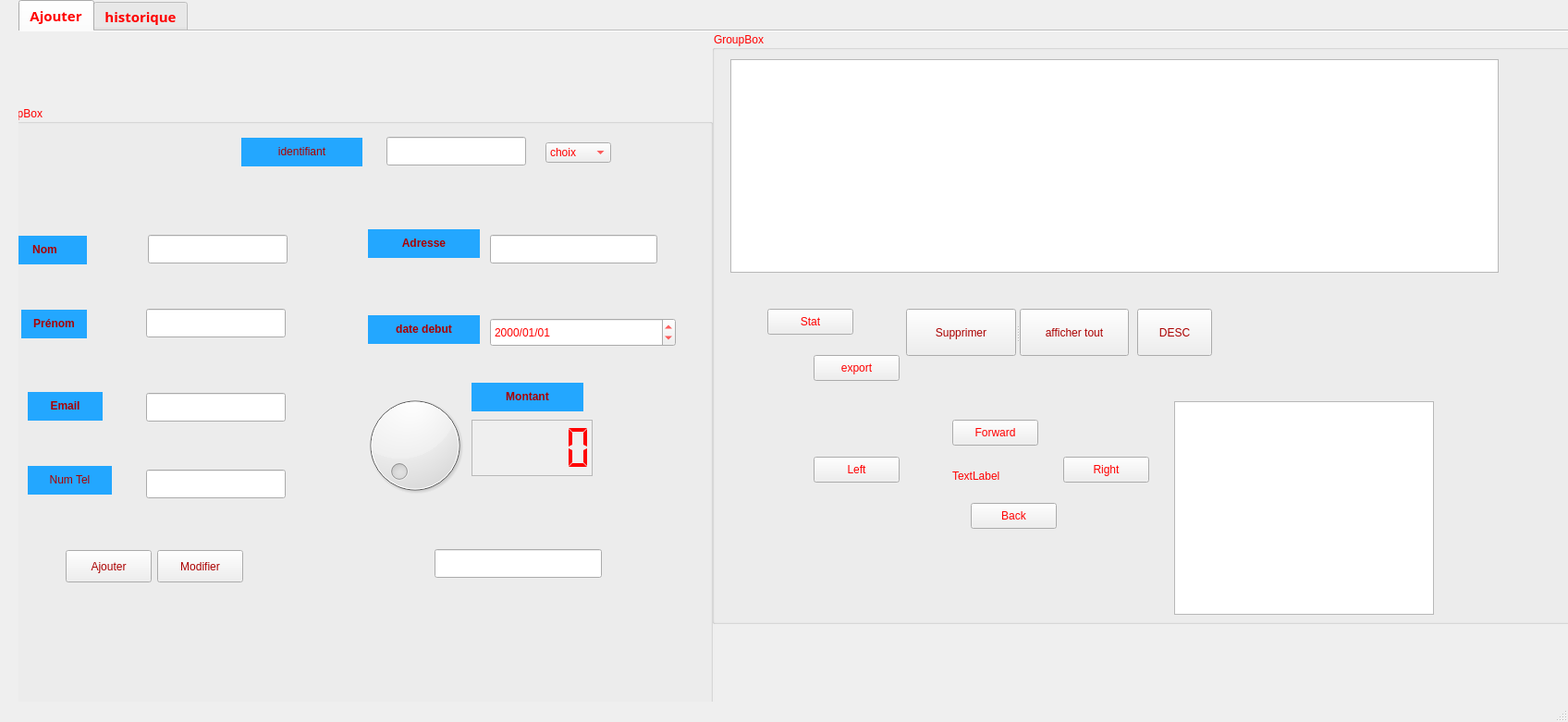
<?xml version="1.0" encoding="UTF-8"?>
<ui version="4.0">
 <class>mahdi</class>
 <widget class="QMainWindow" name="mahdi">
  <property name="geometry">
   <rect>
    <x>0</x>
    <y>0</y>
    <width>1696</width>
    <height>781</height>
   </rect>
  </property>
  <property name="windowTitle">
   <string>MainWindow</string>
  </property>
  <widget class="QWidget" name="centralwidget">
   <widget class="QTabWidget" name="tabWidget">
    <property name="enabled">
     <bool>true</bool>
    </property>
    <property name="geometry">
     <rect>
      <x>20</x>
      <y>0</y>
      <width>1851</width>
      <height>1361</height>
     </rect>
    </property>
    <property name="font">
     <font>
      <family>Arial Black</family>
      <pointsize>11</pointsize>
      <weight>75</weight>
      <bold>true</bold>
     </font>
    </property>
    <property name="cursor">
     <cursorShape>ArrowCursor</cursorShape>
    </property>
    <property name="tabletTracking">
     <bool>false</bool>
    </property>
    <property name="acceptDrops">
     <bool>false</bool>
    </property>
    <property name="accessibleName">
     <string/>
    </property>
    <property name="accessibleDescription">
     <string/>
    </property>
    <property name="autoFillBackground">
     <bool>true</bool>
    </property>
    <property name="styleSheet">
     <string notr="true">color: rgb(255, 0, 0);</string>
    </property>
    <property name="tabPosition">
     <enum>QTabWidget::North</enum>
    </property>
    <property name="currentIndex">
     <number>0</number>
    </property>
    <property name="documentMode">
     <bool>true</bool>
    </property>
    <property name="tabsClosable">
     <bool>false</bool>
    </property>
    <property name="movable">
     <bool>false</bool>
    </property>
    <property name="tabBarAutoHide">
     <bool>false</bool>
    </property>
    <widget class="QWidget" name="Ajouter">
     <attribute name="title">
      <string>Ajouter</string>
     </attribute>
     <widget class="QGroupBox" name="groupBox">
      <property name="geometry">
       <rect>
        <x>750</x>
        <y>0</y>
        <width>971</width>
        <height>641</height>
       </rect>
      </property>
      <property name="palette">
       <palette>
        <active>
         <colorrole role="WindowText">
          <brush brushstyle="SolidPattern">
           <color alpha="255">
            <red>255</red>
            <green>0</green>
            <blue>0</blue>
           </color>
          </brush>
         </colorrole>
         <colorrole role="Dark">
          <brush brushstyle="SolidPattern">
           <color alpha="255">
            <red>170</red>
            <green>0</green>
            <blue>127</blue>
           </color>
          </brush>
         </colorrole>
         <colorrole role="Text">
          <brush brushstyle="SolidPattern">
           <color alpha="255">
            <red>255</red>
            <green>0</green>
            <blue>0</blue>
           </color>
          </brush>
         </colorrole>
         <colorrole role="ButtonText">
          <brush brushstyle="SolidPattern">
           <color alpha="255">
            <red>255</red>
            <green>0</green>
            <blue>0</blue>
           </color>
          </brush>
         </colorrole>
         <colorrole role="PlaceholderText">
          <brush brushstyle="SolidPattern">
           <color alpha="128">
            <red>0</red>
            <green>0</green>
            <blue>0</blue>
           </color>
          </brush>
         </colorrole>
        </active>
        <inactive>
         <colorrole role="WindowText">
          <brush brushstyle="SolidPattern">
           <color alpha="255">
            <red>255</red>
            <green>0</green>
            <blue>0</blue>
           </color>
          </brush>
         </colorrole>
         <colorrole role="Dark">
          <brush brushstyle="SolidPattern">
           <color alpha="255">
            <red>170</red>
            <green>0</green>
            <blue>127</blue>
           </color>
          </brush>
         </colorrole>
         <colorrole role="Text">
          <brush brushstyle="SolidPattern">
           <color alpha="255">
            <red>255</red>
            <green>0</green>
            <blue>0</blue>
           </color>
          </brush>
         </colorrole>
         <colorrole role="ButtonText">
          <brush brushstyle="SolidPattern">
           <color alpha="255">
            <red>255</red>
            <green>0</green>
            <blue>0</blue>
           </color>
          </brush>
         </colorrole>
         <colorrole role="PlaceholderText">
          <brush brushstyle="SolidPattern">
           <color alpha="128">
            <red>0</red>
            <green>0</green>
            <blue>0</blue>
           </color>
          </brush>
         </colorrole>
        </inactive>
        <disabled>
         <colorrole role="WindowText">
          <brush brushstyle="SolidPattern">
           <color alpha="255">
            <red>255</red>
            <green>0</green>
            <blue>0</blue>
           </color>
          </brush>
         </colorrole>
         <colorrole role="Dark">
          <brush brushstyle="SolidPattern">
           <color alpha="255">
            <red>170</red>
            <green>0</green>
            <blue>127</blue>
           </color>
          </brush>
         </colorrole>
         <colorrole role="Text">
          <brush brushstyle="SolidPattern">
           <color alpha="255">
            <red>255</red>
            <green>0</green>
            <blue>0</blue>
           </color>
          </brush>
         </colorrole>
         <colorrole role="ButtonText">
          <brush brushstyle="SolidPattern">
           <color alpha="255">
            <red>255</red>
            <green>0</green>
            <blue>0</blue>
           </color>
          </brush>
         </colorrole>
         <colorrole role="PlaceholderText">
          <brush brushstyle="SolidPattern">
           <color alpha="128">
            <red>0</red>
            <green>0</green>
            <blue>0</blue>
           </color>
          </brush>
         </colorrole>
        </disabled>
       </palette>
      </property>
      <property name="cursor">
       <cursorShape>ArrowCursor</cursorShape>
      </property>
      <property name="mouseTracking">
       <bool>false</bool>
      </property>
      <property name="tabletTracking">
       <bool>false</bool>
      </property>
      <property name="focusPolicy">
       <enum>Qt::NoFocus</enum>
      </property>
      <property name="autoFillBackground">
       <bool>true</bool>
      </property>
      <property name="title">
       <string>GroupBox</string>
      </property>
      <property name="flat">
       <bool>true</bool>
      </property>
      <widget class="QTableView" name="tableView">
       <property name="geometry">
        <rect>
         <x>20</x>
         <y>30</y>
         <width>831</width>
         <height>231</height>
        </rect>
       </property>
      </widget>
      <widget class="QLabel" name="mahdi_5">
       <property name="geometry">
        <rect>
         <x>570</x>
         <y>230</y>
         <width>191</width>
         <height>191</height>
        </rect>
       </property>
       <property name="maximumSize">
        <size>
         <width>300</width>
         <height>300</height>
        </size>
       </property>
       <property name="accessibleName">
        <string>label_pic</string>
       </property>
       <property name="text">
        <string/>
       </property>
       <property name="pixmap">
        <pixmap>../../Downloads/273770608_654790548979311_5084922112555009750_n.png</pixmap>
       </property>
      </widget>
      <widget class="QSplitter" name="splitter">
       <property name="geometry">
        <rect>
         <x>210</x>
         <y>300</y>
         <width>241</width>
         <height>51</height>
        </rect>
       </property>
       <property name="orientation">
        <enum>Qt::Horizontal</enum>
       </property>
       <widget class="QPushButton" name="Supprimer">
        <property name="whatsThis">
         <string>&lt;html&gt;&lt;head/&gt;&lt;body&gt;&lt;p align=&quot;center&quot;&gt;&lt;span style=&quot; font-weight:600; color:#aa0000;&quot;&gt;Ajouter&lt;/span&gt;&lt;/p&gt;&lt;/body&gt;&lt;/html&gt;</string>
        </property>
        <property name="styleSheet">
         <string notr="true">font: 87 11pt &quot;Arial Black&quot;;
color: rgb(170, 0, 0);</string>
        </property>
        <property name="text">
         <string>Supprimer</string>
        </property>
       </widget>
       <widget class="QPushButton" name="afficher">
        <property name="whatsThis">
         <string>&lt;html&gt;&lt;head/&gt;&lt;body&gt;&lt;p align=&quot;center&quot;&gt;&lt;span style=&quot; font-weight:600; color:#aa0000;&quot;&gt;Ajouter&lt;/span&gt;&lt;/p&gt;&lt;/body&gt;&lt;/html&gt;</string>
        </property>
        <property name="styleSheet">
         <string notr="true">font: 87 11pt &quot;Arial Black&quot;;
color: rgb(170, 0, 0);</string>
        </property>
        <property name="text">
         <string>afficher tout</string>
        </property>
       </widget>
      </widget>
      <widget class="QPushButton" name="afficher_2">
       <property name="geometry">
        <rect>
         <x>460</x>
         <y>300</y>
         <width>81</width>
         <height>51</height>
        </rect>
       </property>
       <property name="whatsThis">
        <string>&lt;html&gt;&lt;head/&gt;&lt;body&gt;&lt;p align=&quot;center&quot;&gt;&lt;span style=&quot; font-weight:600; color:#aa0000;&quot;&gt;Ajouter&lt;/span&gt;&lt;/p&gt;&lt;/body&gt;&lt;/html&gt;</string>
       </property>
       <property name="styleSheet">
        <string notr="true">font: 87 11pt &quot;Arial Black&quot;;
color: rgb(170, 0, 0);</string>
       </property>
       <property name="text">
        <string>DESC</string>
       </property>
      </widget>
      <widget class="QPushButton" name="kodem">
       <property name="geometry">
        <rect>
         <x>260</x>
         <y>420</y>
         <width>93</width>
         <height>28</height>
        </rect>
       </property>
       <property name="text">
        <string>Forward</string>
       </property>
      </widget>
      <widget class="QPushButton" name="export_2">
       <property name="geometry">
        <rect>
         <x>110</x>
         <y>350</y>
         <width>93</width>
         <height>28</height>
        </rect>
       </property>
       <property name="text">
        <string>export</string>
       </property>
      </widget>
      <widget class="QPushButton" name="pushButton_2">
       <property name="geometry">
        <rect>
         <x>60</x>
         <y>300</y>
         <width>93</width>
         <height>28</height>
        </rect>
       </property>
       <property name="text">
        <string>Stat</string>
       </property>
      </widget>
      <widget class="QPushButton" name="isar">
       <property name="geometry">
        <rect>
         <x>110</x>
         <y>460</y>
         <width>93</width>
         <height>28</height>
        </rect>
       </property>
       <property name="text">
        <string>Left</string>
       </property>
      </widget>
      <widget class="QPushButton" name="imine">
       <property name="geometry">
        <rect>
         <x>380</x>
         <y>460</y>
         <width>93</width>
         <height>28</height>
        </rect>
       </property>
       <property name="text">
        <string>Right</string>
       </property>
      </widget>
      <widget class="QPushButton" name="lteli">
       <property name="geometry">
        <rect>
         <x>280</x>
         <y>510</y>
         <width>93</width>
         <height>28</height>
        </rect>
       </property>
       <property name="text">
        <string>Back</string>
       </property>
      </widget>
      <widget class="QLabel" name="labelee">
       <property name="geometry">
        <rect>
         <x>260</x>
         <y>460</y>
         <width>81</width>
         <height>41</height>
        </rect>
       </property>
       <property name="text">
        <string>TextLabel</string>
       </property>
      </widget>
      <widget class="QTableView" name="tablehistorique">
       <property name="geometry">
        <rect>
         <x>500</x>
         <y>400</y>
         <width>281</width>
         <height>231</height>
        </rect>
       </property>
      </widget>
     </widget>
     <widget class="QGroupBox" name="groupBox_3">
      <property name="geometry">
       <rect>
        <x>-30</x>
        <y>80</y>
        <width>781</width>
        <height>1201</height>
       </rect>
      </property>
      <property name="palette">
       <palette>
        <active>
         <colorrole role="WindowText">
          <brush brushstyle="SolidPattern">
           <color alpha="255">
            <red>255</red>
            <green>0</green>
            <blue>0</blue>
           </color>
          </brush>
         </colorrole>
         <colorrole role="Dark">
          <brush brushstyle="SolidPattern">
           <color alpha="255">
            <red>170</red>
            <green>0</green>
            <blue>127</blue>
           </color>
          </brush>
         </colorrole>
         <colorrole role="Text">
          <brush brushstyle="SolidPattern">
           <color alpha="255">
            <red>255</red>
            <green>0</green>
            <blue>0</blue>
           </color>
          </brush>
         </colorrole>
         <colorrole role="ButtonText">
          <brush brushstyle="SolidPattern">
           <color alpha="255">
            <red>255</red>
            <green>0</green>
            <blue>0</blue>
           </color>
          </brush>
         </colorrole>
         <colorrole role="PlaceholderText">
          <brush brushstyle="SolidPattern">
           <color alpha="128">
            <red>0</red>
            <green>0</green>
            <blue>0</blue>
           </color>
          </brush>
         </colorrole>
        </active>
        <inactive>
         <colorrole role="WindowText">
          <brush brushstyle="SolidPattern">
           <color alpha="255">
            <red>255</red>
            <green>0</green>
            <blue>0</blue>
           </color>
          </brush>
         </colorrole>
         <colorrole role="Dark">
          <brush brushstyle="SolidPattern">
           <color alpha="255">
            <red>170</red>
            <green>0</green>
            <blue>127</blue>
           </color>
          </brush>
         </colorrole>
         <colorrole role="Text">
          <brush brushstyle="SolidPattern">
           <color alpha="255">
            <red>255</red>
            <green>0</green>
            <blue>0</blue>
           </color>
          </brush>
         </colorrole>
         <colorrole role="ButtonText">
          <brush brushstyle="SolidPattern">
           <color alpha="255">
            <red>255</red>
            <green>0</green>
            <blue>0</blue>
           </color>
          </brush>
         </colorrole>
         <colorrole role="PlaceholderText">
          <brush brushstyle="SolidPattern">
           <color alpha="128">
            <red>0</red>
            <green>0</green>
            <blue>0</blue>
           </color>
          </brush>
         </colorrole>
        </inactive>
        <disabled>
         <colorrole role="WindowText">
          <brush brushstyle="SolidPattern">
           <color alpha="255">
            <red>255</red>
            <green>0</green>
            <blue>0</blue>
           </color>
          </brush>
         </colorrole>
         <colorrole role="Dark">
          <brush brushstyle="SolidPattern">
           <color alpha="255">
            <red>170</red>
            <green>0</green>
            <blue>127</blue>
           </color>
          </brush>
         </colorrole>
         <colorrole role="Text">
          <brush brushstyle="SolidPattern">
           <color alpha="255">
            <red>255</red>
            <green>0</green>
            <blue>0</blue>
           </color>
          </brush>
         </colorrole>
         <colorrole role="ButtonText">
          <brush brushstyle="SolidPattern">
           <color alpha="255">
            <red>255</red>
            <green>0</green>
            <blue>0</blue>
           </color>
          </brush>
         </colorrole>
         <colorrole role="PlaceholderText">
          <brush brushstyle="SolidPattern">
           <color alpha="128">
            <red>0</red>
            <green>0</green>
            <blue>0</blue>
           </color>
          </brush>
         </colorrole>
        </disabled>
       </palette>
      </property>
      <property name="cursor">
       <cursorShape>ArrowCursor</cursorShape>
      </property>
      <property name="mouseTracking">
       <bool>false</bool>
      </property>
      <property name="tabletTracking">
       <bool>false</bool>
      </property>
      <property name="focusPolicy">
       <enum>Qt::NoFocus</enum>
      </property>
      <property name="autoFillBackground">
       <bool>true</bool>
      </property>
      <property name="title">
       <string>GroupBox</string>
      </property>
      <property name="flat">
       <bool>true</bool>
      </property>
      <widget class="QDial" name="dial_2">
       <property name="geometry">
        <rect>
         <x>398</x>
         <y>307</y>
         <width>121</width>
         <height>121</height>
        </rect>
       </property>
       <property name="cursor">
        <cursorShape>ClosedHandCursor</cursorShape>
       </property>
       <property name="minimum">
        <number>0</number>
       </property>
       <property name="maximum">
        <number>10005</number>
       </property>
      </widget>
      <widget class="QDateTimeEdit" name="date_2">
       <property name="geometry">
        <rect>
         <x>540</x>
         <y>230</y>
         <width>201</width>
         <height>31</height>
        </rect>
       </property>
       <property name="whatsThis">
        <string>&lt;html&gt;&lt;head/&gt;&lt;body&gt;&lt;p align=&quot;center&quot;&gt;&lt;br/&gt;&lt;/p&gt;&lt;/body&gt;&lt;/html&gt;</string>
       </property>
       <property name="styleSheet">
        <string notr="true">font: 87 11pt &quot;Arial Black&quot;;</string>
       </property>
       <property name="displayFormat">
        <string>yyyy/MM/dd</string>
       </property>
      </widget>
      <widget class="QLabel" name="date">
       <property name="geometry">
        <rect>
         <x>408</x>
         <y>227</y>
         <width>121</width>
         <height>31</height>
        </rect>
       </property>
       <property name="tabletTracking">
        <bool>false</bool>
       </property>
       <property name="acceptDrops">
        <bool>false</bool>
       </property>
       <property name="autoFillBackground">
        <bool>false</bool>
       </property>
       <property name="styleSheet">
        <string notr="true">font: 87 11pt &quot;Arial Black&quot;;
background-color: rgb(35, 167, 255);</string>
       </property>
       <property name="text">
        <string>&lt;html&gt;&lt;head/&gt;&lt;body&gt;&lt;p align=&quot;center&quot;&gt;&lt;span style=&quot; font-weight:600; color:#aa0000;&quot;&gt;date debut&lt;/span&gt;&lt;/p&gt;&lt;/body&gt;&lt;/html&gt;</string>
       </property>
       <property name="scaledContents">
        <bool>false</bool>
       </property>
       <property name="wordWrap">
        <bool>false</bool>
       </property>
      </widget>
      <widget class="QLabel" name="label_19">
       <property name="geometry">
        <rect>
         <x>520</x>
         <y>300</y>
         <width>121</width>
         <height>31</height>
        </rect>
       </property>
       <property name="autoFillBackground">
        <bool>false</bool>
       </property>
       <property name="styleSheet">
        <string notr="true">font: 87 11pt &quot;Arial Black&quot;;
background-color: rgb(35, 167, 255);
</string>
       </property>
       <property name="text">
        <string>&lt;html&gt;&lt;head/&gt;&lt;body&gt;&lt;p align=&quot;center&quot;&gt;&lt;span style=&quot; font-weight:600; color:#aa0000;&quot;&gt;Montant&lt;/span&gt;&lt;/p&gt;&lt;/body&gt;&lt;/html&gt;</string>
       </property>
      </widget>
      <widget class="QLCDNumber" name="lcdnumber_2">
       <property name="enabled">
        <bool>true</bool>
       </property>
       <property name="geometry">
        <rect>
         <x>520</x>
         <y>340</y>
         <width>131</width>
         <height>61</height>
        </rect>
       </property>
       <property name="acceptDrops">
        <bool>true</bool>
       </property>
       <property name="autoFillBackground">
        <bool>true</bool>
       </property>
       <property name="frameShape">
        <enum>QFrame::StyledPanel</enum>
       </property>
       <property name="smallDecimalPoint">
        <bool>false</bool>
       </property>
       <property name="segmentStyle">
        <enum>QLCDNumber::Flat</enum>
       </property>
      </widget>
      <widget class="QLabel" name="label_6">
       <property name="geometry">
        <rect>
         <x>33</x>
         <y>221</y>
         <width>71</width>
         <height>31</height>
        </rect>
       </property>
       <property name="autoFillBackground">
        <bool>false</bool>
       </property>
       <property name="styleSheet">
        <string notr="true">font: 87 11pt &quot;Arial Black&quot;;
background-color: rgb(35, 167, 255);</string>
       </property>
       <property name="text">
        <string>&lt;html&gt;&lt;head/&gt;&lt;body&gt;&lt;p align=&quot;center&quot;&gt;&lt;span style=&quot; font-weight:600; color:#aa0000;&quot;&gt;Prénom&lt;/span&gt;&lt;/p&gt;&lt;/body&gt;&lt;/html&gt;</string>
       </property>
      </widget>
      <widget class="QLineEdit" name="prenom">
       <property name="geometry">
        <rect>
         <x>168</x>
         <y>220</y>
         <width>151</width>
         <height>31</height>
        </rect>
       </property>
      </widget>
      <widget class="QLabel" name="label_9">
       <property name="geometry">
        <rect>
         <x>40</x>
         <y>390</y>
         <width>91</width>
         <height>31</height>
        </rect>
       </property>
       <property name="autoFillBackground">
        <bool>false</bool>
       </property>
       <property name="styleSheet">
        <string notr="true">font: 87 11pt &quot;Arial Black&quot;;
background-color: rgb(35, 167, 255);</string>
       </property>
       <property name="text">
        <string>&lt;html&gt;&lt;head/&gt;&lt;body&gt;&lt;p align=&quot;center&quot;&gt;&lt;span style=&quot; color:#aa0000;&quot;&gt;Num Tel&lt;/span&gt;&lt;/p&gt;&lt;/body&gt;&lt;/html&gt;</string>
       </property>
      </widget>
      <widget class="QLabel" name="adresse">
       <property name="geometry">
        <rect>
         <x>408</x>
         <y>134</y>
         <width>121</width>
         <height>31</height>
        </rect>
       </property>
       <property name="autoFillBackground">
        <bool>false</bool>
       </property>
       <property name="styleSheet">
        <string notr="true">font: 87 11pt &quot;Arial Black&quot;;
background-color: rgb(35, 167, 255);
</string>
       </property>
       <property name="text">
        <string>&lt;html&gt;&lt;head/&gt;&lt;body&gt;&lt;p align=&quot;center&quot;&gt;&lt;span style=&quot; font-weight:600; color:#aa0000;&quot;&gt;Adresse&lt;/span&gt;&lt;/p&gt;&lt;/body&gt;&lt;/html&gt;</string>
       </property>
      </widget>
      <widget class="QLabel" name="label_11">
       <property name="geometry">
        <rect>
         <x>13</x>
         <y>141</y>
         <width>91</width>
         <height>31</height>
        </rect>
       </property>
       <property name="autoFillBackground">
        <bool>false</bool>
       </property>
       <property name="styleSheet">
        <string notr="true">font: 87 11pt &quot;Arial Black&quot;;
background-color: rgb(35, 167, 255);</string>
       </property>
       <property name="text">
        <string>&lt;html&gt;&lt;head/&gt;&lt;body&gt;&lt;p align=&quot;center&quot;&gt;&lt;span style=&quot; font-weight:600; color:#aa0000;&quot;&gt;Nom&lt;/span&gt;&lt;/p&gt;&lt;/body&gt;&lt;/html&gt;</string>
       </property>
      </widget>
      <widget class="QLineEdit" name="numtel">
       <property name="geometry">
        <rect>
         <x>168</x>
         <y>394</y>
         <width>151</width>
         <height>31</height>
        </rect>
       </property>
      </widget>
      <widget class="QLineEdit" name="adresse_2">
       <property name="geometry">
        <rect>
         <x>540</x>
         <y>140</y>
         <width>181</width>
         <height>31</height>
        </rect>
       </property>
       <property name="styleSheet">
        <string notr="true">font: 87 italic 12pt &quot;Segoe UI&quot;;</string>
       </property>
      </widget>
      <widget class="QPushButton" name="Modifier">
       <property name="geometry">
        <rect>
         <x>180</x>
         <y>481</y>
         <width>93</width>
         <height>35</height>
        </rect>
       </property>
       <property name="whatsThis">
        <string>&lt;html&gt;&lt;head/&gt;&lt;body&gt;&lt;p align=&quot;center&quot;&gt;&lt;span style=&quot; font-weight:600; color:#aa0000;&quot;&gt;Ajouter&lt;/span&gt;&lt;/p&gt;&lt;/body&gt;&lt;/html&gt;</string>
       </property>
       <property name="styleSheet">
        <string notr="true">font: 87 11pt &quot;Arial Black&quot;;
color: rgb(170, 0, 0);</string>
       </property>
       <property name="text">
        <string>Modifier</string>
       </property>
      </widget>
      <widget class="QLabel" name="label_12">
       <property name="geometry">
        <rect>
         <x>40</x>
         <y>310</y>
         <width>81</width>
         <height>31</height>
        </rect>
       </property>
       <property name="autoFillBackground">
        <bool>false</bool>
       </property>
       <property name="styleSheet">
        <string notr="true">font: 87 11pt &quot;Arial Black&quot;;
background-color: rgb(35, 167, 255);</string>
       </property>
       <property name="text">
        <string>&lt;html&gt;&lt;head/&gt;&lt;body&gt;&lt;p align=&quot;center&quot;&gt;&lt;span style=&quot; font-weight:600; color:#aa0000;&quot;&gt;Email&lt;/span&gt;&lt;/p&gt;&lt;/body&gt;&lt;/html&gt;</string>
       </property>
      </widget>
      <widget class="QLineEdit" name="email">
       <property name="geometry">
        <rect>
         <x>168</x>
         <y>311</y>
         <width>151</width>
         <height>31</height>
        </rect>
       </property>
      </widget>
      <widget class="QLineEdit" name="nom">
       <property name="geometry">
        <rect>
         <x>170</x>
         <y>140</y>
         <width>151</width>
         <height>31</height>
        </rect>
       </property>
       <property name="mouseTracking">
        <bool>false</bool>
       </property>
       <property name="styleSheet">
        <string notr="true">font: 75 12pt &quot;MS Sans Serif&quot;;</string>
       </property>
       <property name="readOnly">
        <bool>false</bool>
       </property>
      </widget>
      <widget class="QSplitter" name="splitter_2">
       <property name="geometry">
        <rect>
         <x>81</x>
         <y>481</y>
         <width>93</width>
         <height>35</height>
        </rect>
       </property>
       <property name="orientation">
        <enum>Qt::Horizontal</enum>
       </property>
       <widget class="QPushButton" name="ajouter">
        <property name="whatsThis">
         <string>&lt;html&gt;&lt;head/&gt;&lt;body&gt;&lt;p align=&quot;center&quot;&gt;&lt;span style=&quot; font-weight:600; color:#aa0000;&quot;&gt;Ajouter&lt;/span&gt;&lt;/p&gt;&lt;/body&gt;&lt;/html&gt;</string>
        </property>
        <property name="styleSheet">
         <string notr="true">font: 87 11pt &quot;Arial Black&quot;;
color: rgb(170, 0, 0);</string>
        </property>
        <property name="text">
         <string>Ajouter</string>
        </property>
       </widget>
      </widget>
      <widget class="QLabel" name="label_20">
       <property name="geometry">
        <rect>
         <x>271</x>
         <y>35</y>
         <width>131</width>
         <height>31</height>
        </rect>
       </property>
       <property name="autoFillBackground">
        <bool>false</bool>
       </property>
       <property name="styleSheet">
        <string notr="true">font: 87 11pt &quot;Arial Black&quot;;
background-color: rgb(35, 167, 255);</string>
       </property>
       <property name="text">
        <string>&lt;html&gt;&lt;head/&gt;&lt;body&gt;&lt;p align=&quot;center&quot;&gt;&lt;span style=&quot; font-weight:400; color:#aa0000;&quot;&gt;identifiant&lt;/span&gt;&lt;/p&gt;&lt;/body&gt;&lt;/html&gt;</string>
       </property>
      </widget>
      <widget class="QLineEdit" name="identifiant">
       <property name="geometry">
        <rect>
         <x>428</x>
         <y>34</y>
         <width>151</width>
         <height>31</height>
        </rect>
       </property>
       <property name="mouseTracking">
        <bool>false</bool>
       </property>
       <property name="styleSheet">
        <string notr="true">font: 75 12pt &quot;MS Sans Serif&quot;;</string>
       </property>
       <property name="readOnly">
        <bool>false</bool>
       </property>
      </widget>
      <widget class="QComboBox" name="option">
       <property name="geometry">
        <rect>
         <x>600</x>
         <y>40</y>
         <width>71</width>
         <height>22</height>
        </rect>
       </property>
       <item>
        <property name="text">
         <string>choix</string>
        </property>
       </item>
       <item>
        <property name="text">
         <string>Id</string>
        </property>
       </item>
       <item>
        <property name="text">
         <string>Nom</string>
        </property>
       </item>
       <item>
        <property name="text">
         <string>Prenom</string>
        </property>
       </item>
       <item>
        <property name="text">
         <string>Email</string>
        </property>
       </item>
       <item>
        <property name="text">
         <string>NumTel</string>
        </property>
       </item>
       <item>
        <property name="text">
         <string>Adresse</string>
        </property>
       </item>
       <item>
        <property name="text">
         <string>Datee</string>
        </property>
       </item>
       <item>
        <property name="text">
         <string>Montant</string>
        </property>
       </item>
      </widget>
      <widget class="QLineEdit" name="adresse_3">
       <property name="geometry">
        <rect>
         <x>480</x>
         <y>480</y>
         <width>181</width>
         <height>31</height>
        </rect>
       </property>
       <property name="styleSheet">
        <string notr="true">font: 87 italic 12pt &quot;Segoe UI&quot;;</string>
       </property>
      </widget>
     </widget>
    </widget>
    <widget class="QWidget" name="tab">
     <attribute name="title">
      <string>historique</string>
     </attribute>
     <widget class="QTableView" name="tableView_2">
      <property name="geometry">
       <rect>
        <x>140</x>
        <y>80</y>
        <width>831</width>
        <height>231</height>
       </rect>
      </property>
     </widget>
    </widget>
   </widget>
  </widget>
  <widget class="QMenuBar" name="menubar">
   <property name="geometry">
    <rect>
     <x>0</x>
     <y>0</y>
     <width>1696</width>
     <height>26</height>
    </rect>
   </property>
  </widget>
  <widget class="QStatusBar" name="statusbar"/>
 </widget>
 <resources/>
 <connections/>
</ui>
